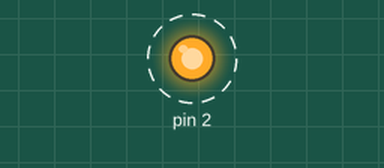
This sketch was run on a simulated Arduino Uno, built with avr-gcc and run on an emulated ATmega328P. On the bench: output pins drawn as LEDs (lit = HIGH). Dashed ring = blinking.

Above: at 0.2 s.
Timing chart, 0 to 4.6 s (numbered marks = the images above):
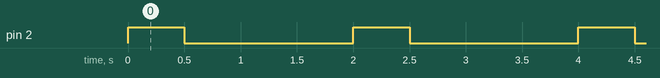

The sketch:

code.ino
```cpp
void setup() {

  pinMode(2,OUTPUT);

}

void loop() {

  digitalWrite(2,HIGH);
  delay(500);
  digitalWrite(2,LOW);
  delay(1500);
}
```

Measured:
- by itself, pin 2: alternates HIGH for 0.50 s and LOW for 1.5 s
